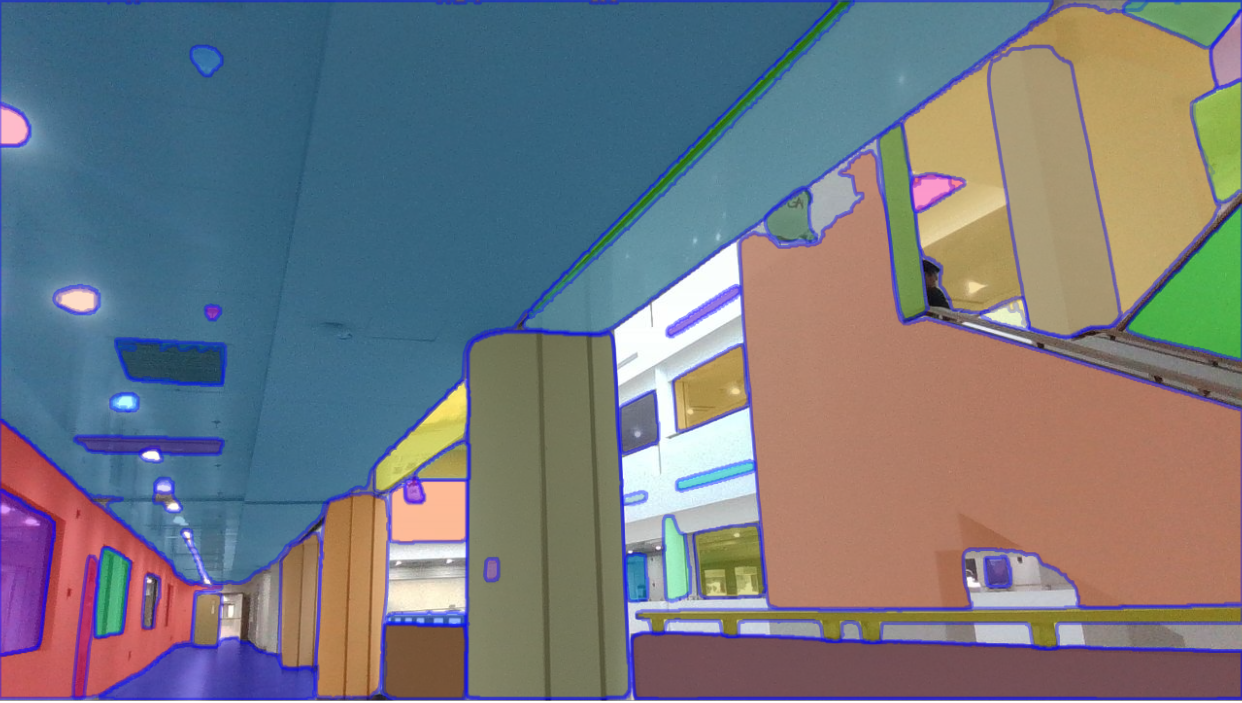
#> input picture data/s3.jpg, 1242 x 703 px
$ python edgedetect.py
#> lines starting #> are read from the running program, lines starting #| are printed output that depends on the picture
import cv2

img1_path = "data/1.png"
img2_path = "data/s1.png"
img3_path = "data/s2.jpg"
img4_path = "data/s3.jpg"

img = cv2.imread(img4_path,0)
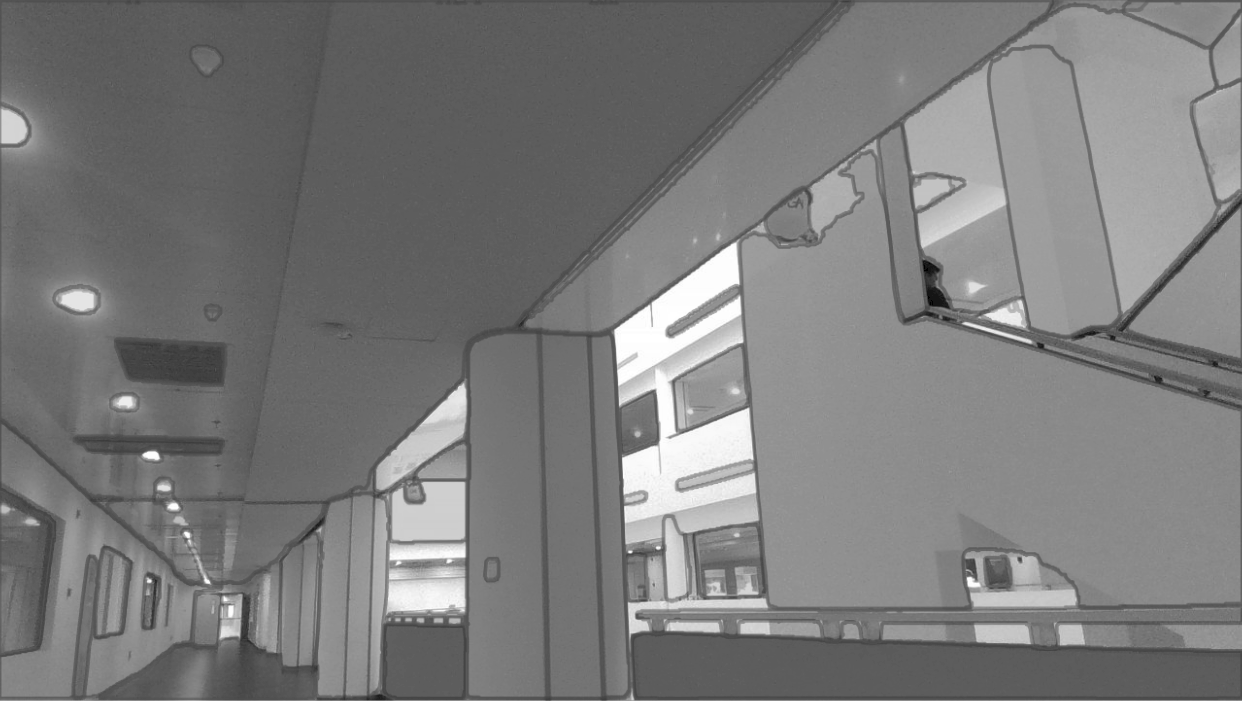
#> img: shape (703, 1242); min 0, max 255, mean 123.4
blurred = cv2.GaussianBlur(img,(15,15),0)
gaussImg = cv2.Canny(blurred, 20, 70)
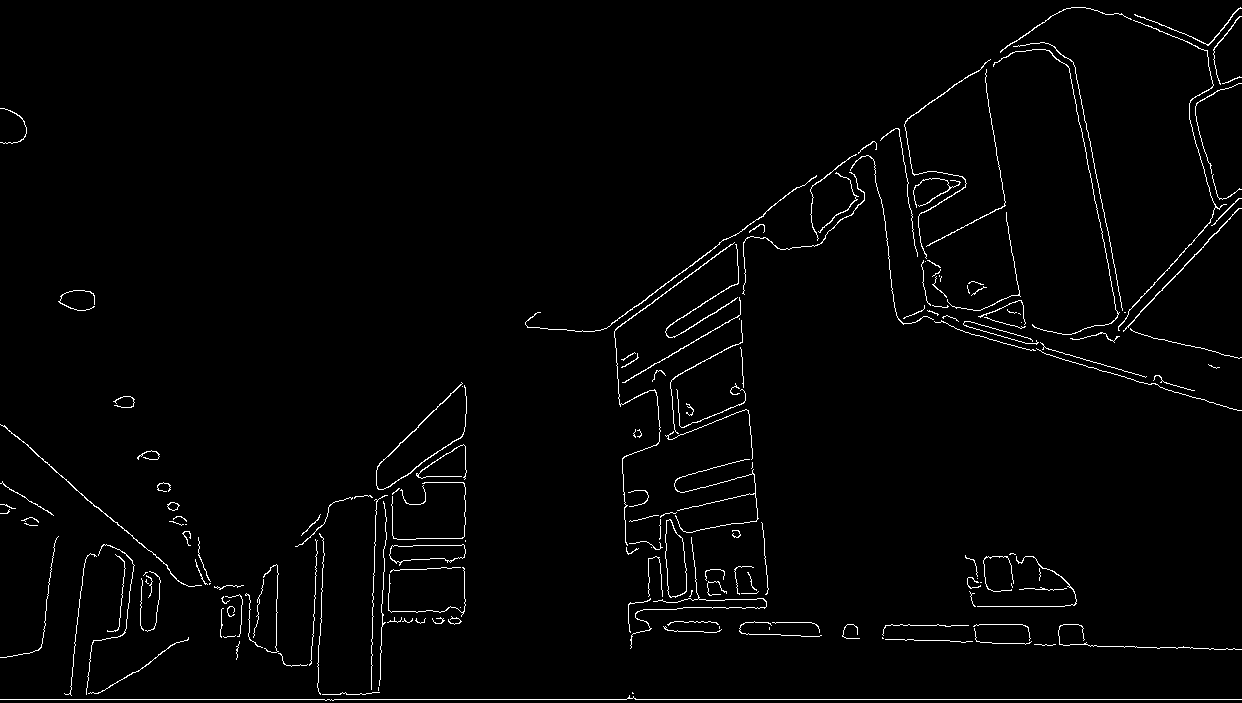
#> gaussImg: shape (703, 1242); 1.9% white in thin lines or dots
cv2.imshow("Img",gaussImg)
cv2.waitKey(0)

$ run again, with data/2.png saved as data/s3.jpg
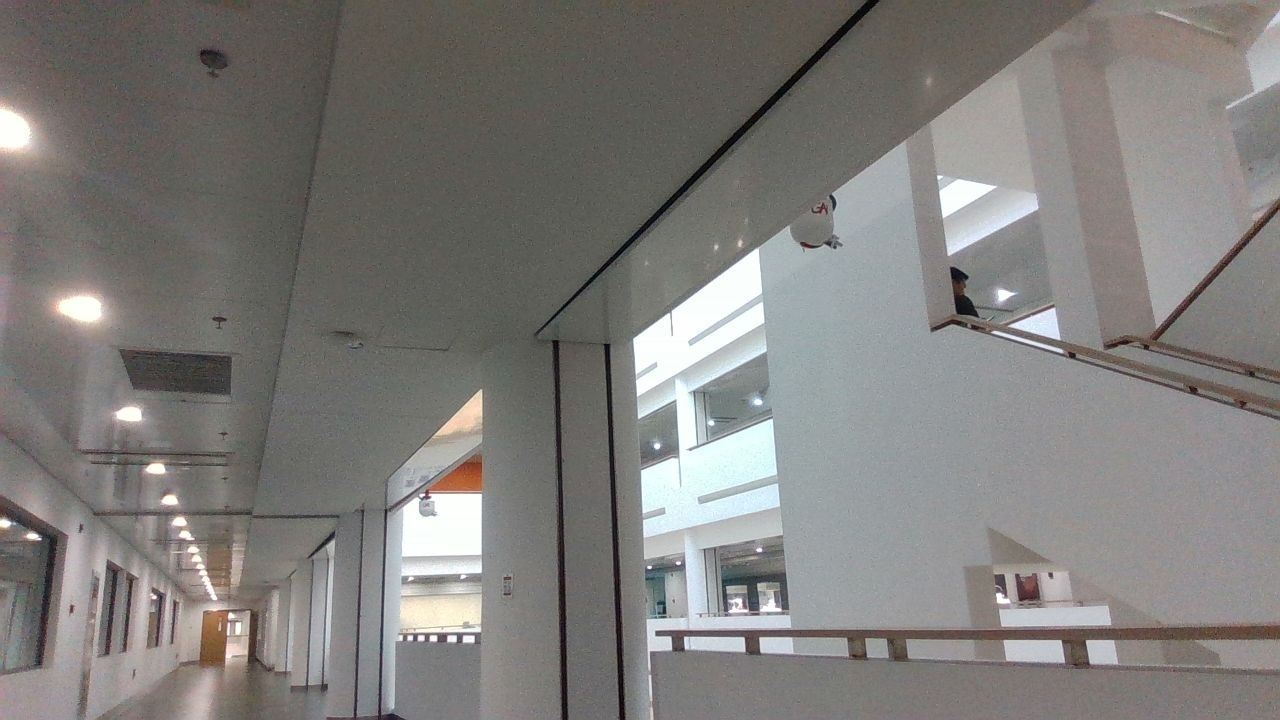
#> input picture data/2.png, 1280 x 720 px
#> `blurred = cv2.GaussianBlur(img,(15,15),0)`:
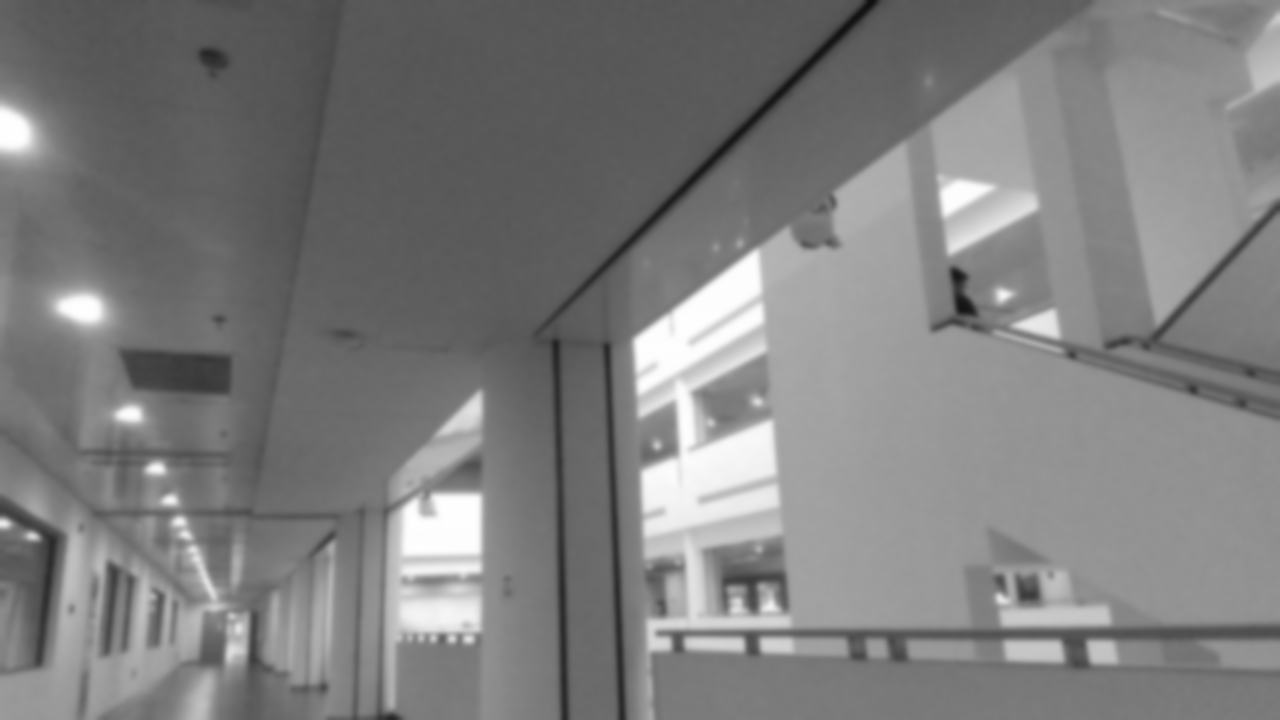
#> blurred: shape (720, 1280); min 14, max 254, mean 125.8
#> `gaussImg = cv2.Canny(blurred, 20, 70)`:
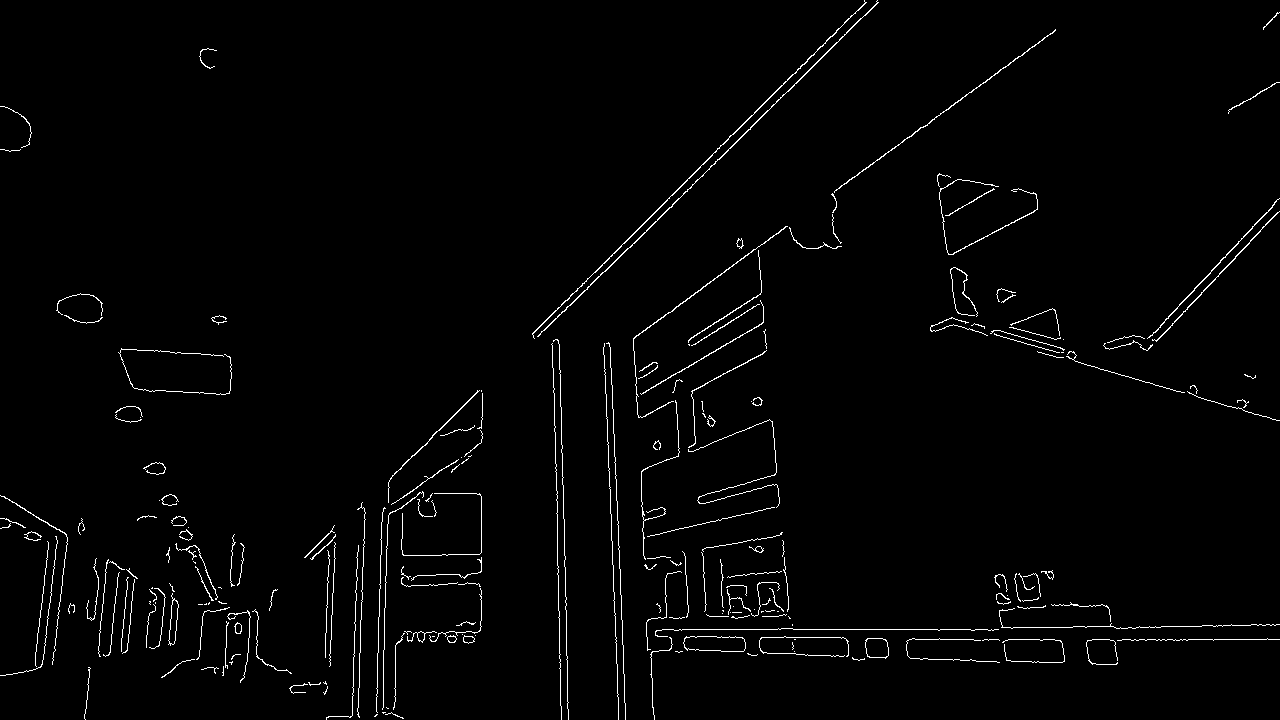
#> gaussImg: shape (720, 1280); 1.8% white in thin lines or dots

$ run again, with data/s0.png saved as data/s3.jpg
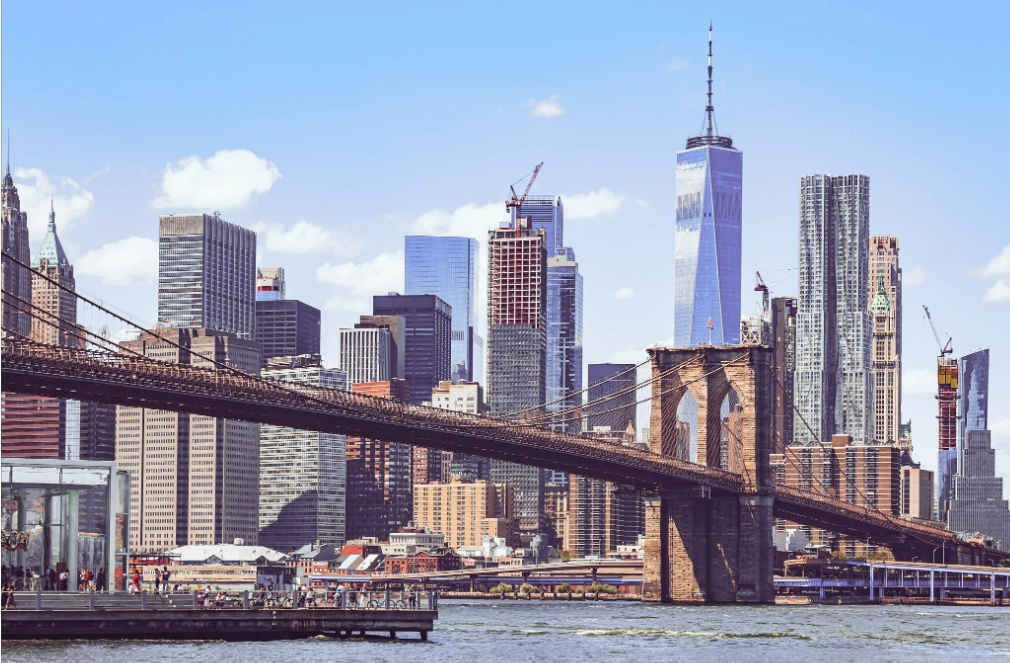
#> input picture data/s0.png, 1010 x 663 px
#> `blurred = cv2.GaussianBlur(img,(15,15),0)`:
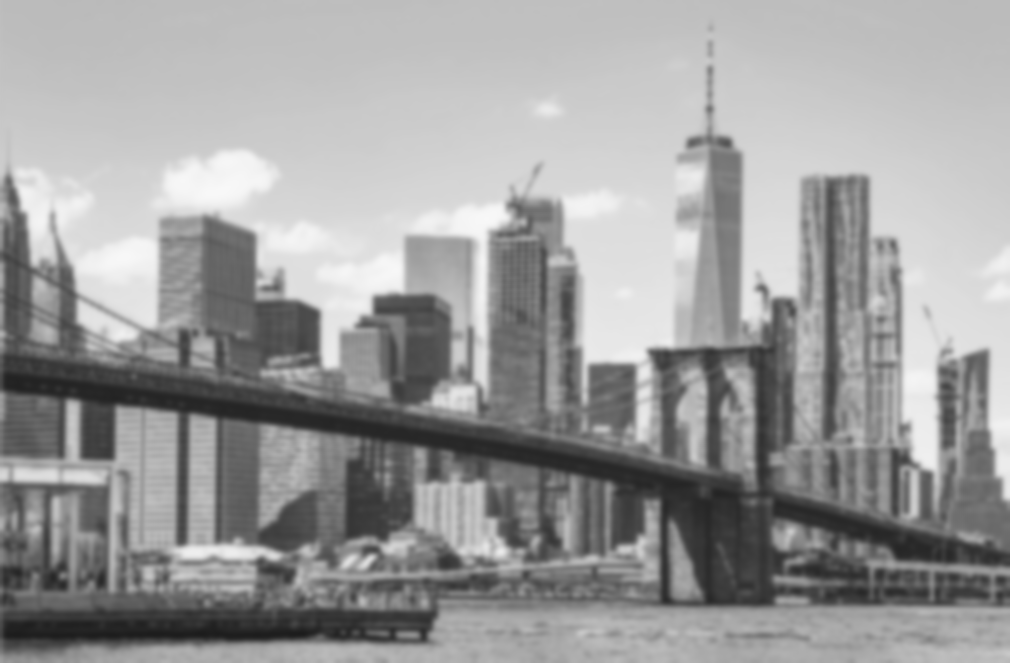
#> blurred: shape (663, 1010); min 28, max 248, mean 156.1
#> `gaussImg = cv2.Canny(blurred, 20, 70)`:
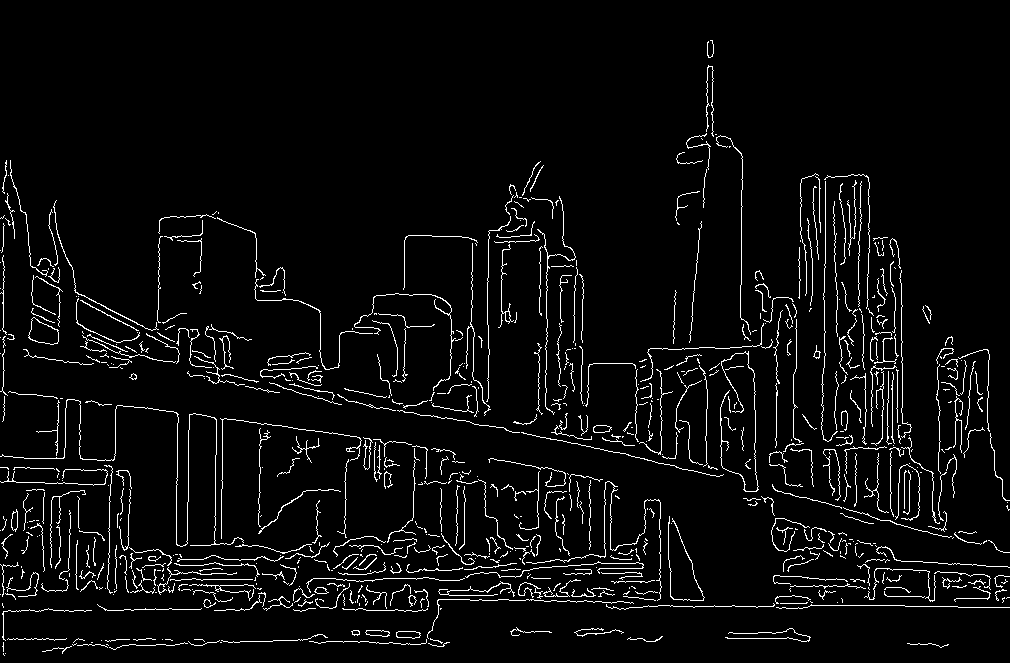
#> gaussImg: shape (663, 1010); 4.5% white in thin lines or dots
